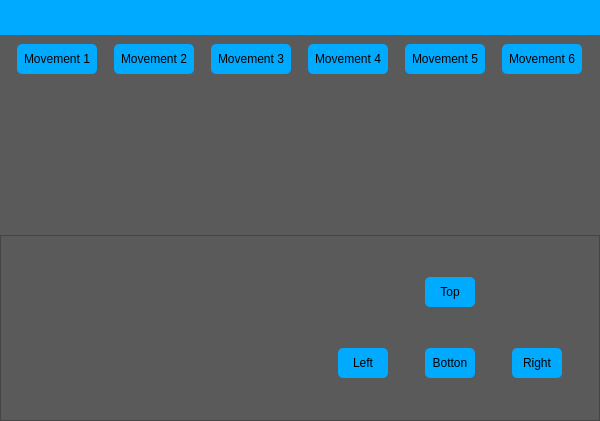
<?xml version="1.0" encoding="UTF-8"?>
<ui version="4.0">
 <class>MainWindow</class>
 <widget class="QMainWindow" name="MainWindow">
  <property name="geometry">
   <rect>
    <x>0</x>
    <y>0</y>
    <width>600</width>
    <height>421</height>
   </rect>
  </property>
  <property name="windowTitle">
   <string>MainWindow</string>
  </property>
  <widget class="QWidget" name="centralwidget">
   <property name="minimumSize">
    <size>
     <width>600</width>
     <height>400</height>
    </size>
   </property>
   <property name="maximumSize">
    <size>
     <width>16777215</width>
     <height>16777215</height>
    </size>
   </property>
   <layout class="QVBoxLayout" name="verticalLayout">
    <property name="spacing">
     <number>0</number>
    </property>
    <property name="leftMargin">
     <number>0</number>
    </property>
    <property name="topMargin">
     <number>0</number>
    </property>
    <property name="rightMargin">
     <number>0</number>
    </property>
    <property name="bottomMargin">
     <number>0</number>
    </property>
    <item>
     <widget class="QFrame" name="MainBar">
      <property name="maximumSize">
       <size>
        <width>16777215</width>
        <height>35</height>
       </size>
      </property>
      <property name="styleSheet">
       <string notr="true">background-color: rgb(0, 170, 255);</string>
      </property>
      <property name="frameShape">
       <enum>QFrame::NoFrame</enum>
      </property>
      <property name="frameShadow">
       <enum>QFrame::Raised</enum>
      </property>
      <layout class="QHBoxLayout" name="horizontalLayout_2">
       <property name="spacing">
        <number>0</number>
       </property>
       <property name="leftMargin">
        <number>0</number>
       </property>
       <property name="topMargin">
        <number>0</number>
       </property>
       <property name="rightMargin">
        <number>0</number>
       </property>
       <property name="bottomMargin">
        <number>0</number>
       </property>
      </layout>
     </widget>
    </item>
    <item>
     <widget class="QFrame" name="Enviroment">
      <property name="styleSheet">
       <string notr="true">background-color: rgb(0, 0, 0);</string>
      </property>
      <property name="frameShape">
       <enum>QFrame::NoFrame</enum>
      </property>
      <property name="frameShadow">
       <enum>QFrame::Raised</enum>
      </property>
      <layout class="QGridLayout" name="gridLayout_2">
       <property name="leftMargin">
        <number>0</number>
       </property>
       <property name="topMargin">
        <number>0</number>
       </property>
       <property name="rightMargin">
        <number>0</number>
       </property>
       <property name="bottomMargin">
        <number>0</number>
       </property>
       <property name="spacing">
        <number>0</number>
       </property>
       <item row="1" column="1">
        <widget class="QFrame" name="Controls">
         <property name="styleSheet">
          <string notr="true">background-color: rgb(90, 90, 90);</string>
         </property>
         <property name="frameShape">
          <enum>QFrame::StyledPanel</enum>
         </property>
         <property name="frameShadow">
          <enum>QFrame::Raised</enum>
         </property>
         <layout class="QGridLayout" name="gridLayout_3">
          <property name="leftMargin">
           <number>300</number>
          </property>
          <property name="topMargin">
           <number>0</number>
          </property>
          <property name="rightMargin">
           <number>0</number>
          </property>
          <property name="bottomMargin">
           <number>0</number>
          </property>
          <property name="spacing">
           <number>0</number>
          </property>
          <item row="1" column="0">
           <widget class="QPushButton" name="LeftButton">
            <property name="minimumSize">
             <size>
              <width>0</width>
              <height>30</height>
             </size>
            </property>
            <property name="maximumSize">
             <size>
              <width>50</width>
              <height>30</height>
             </size>
            </property>
            <property name="styleSheet">
             <string notr="true">QPushButton {
	background-color: rgb(0, 170, 255);
	border-radius: 5px;
}

QPushButton:hover {
	background-color: rgb(20, 190, 255);
}

QPushButton:pressed {
	background-color: rgb(0, 150, 235);
}</string>
            </property>
            <property name="text">
             <string>Left</string>
            </property>
           </widget>
          </item>
          <item row="0" column="1">
           <widget class="QPushButton" name="TopButton">
            <property name="minimumSize">
             <size>
              <width>0</width>
              <height>30</height>
             </size>
            </property>
            <property name="maximumSize">
             <size>
              <width>50</width>
              <height>16777215</height>
             </size>
            </property>
            <property name="styleSheet">
             <string notr="true">QPushButton {
	background-color: rgb(0, 170, 255);
	border-radius: 5px;
}

QPushButton:hover {
	background-color: rgb(20, 190, 255);
}

QPushButton:pressed {
	background-color: rgb(0, 150, 235);
}</string>
            </property>
            <property name="text">
             <string>Top</string>
            </property>
           </widget>
          </item>
          <item row="1" column="1">
           <widget class="QPushButton" name="BottonButton">
            <property name="minimumSize">
             <size>
              <width>0</width>
              <height>30</height>
             </size>
            </property>
            <property name="maximumSize">
             <size>
              <width>50</width>
              <height>30</height>
             </size>
            </property>
            <property name="styleSheet">
             <string notr="true">QPushButton {
	background-color: rgb(0, 170, 255);
	border-radius: 5px;
}

QPushButton:hover {
	background-color: rgb(20, 190, 255);
}

QPushButton:pressed {
	background-color: rgb(0, 150, 235);
}</string>
            </property>
            <property name="text">
             <string>Botton</string>
            </property>
           </widget>
          </item>
          <item row="1" column="2">
           <widget class="QPushButton" name="RightButton">
            <property name="minimumSize">
             <size>
              <width>0</width>
              <height>30</height>
             </size>
            </property>
            <property name="maximumSize">
             <size>
              <width>50</width>
              <height>30</height>
             </size>
            </property>
            <property name="styleSheet">
             <string notr="true">QPushButton {
	background-color: rgb(0, 170, 255);
	border-radius: 5px;
}

QPushButton:hover {
	background-color: rgb(20, 190, 255);
}

QPushButton:pressed {
	background-color: rgb(0, 150, 235);
}</string>
            </property>
            <property name="text">
             <string>Right</string>
            </property>
           </widget>
          </item>
         </layout>
        </widget>
       </item>
       <item row="0" column="1">
        <widget class="QFrame" name="Content">
         <property name="minimumSize">
          <size>
           <width>0</width>
           <height>50</height>
          </size>
         </property>
         <property name="maximumSize">
          <size>
           <width>16777215</width>
           <height>200</height>
          </size>
         </property>
         <property name="styleSheet">
          <string notr="true">background-color: rgb(90, 90, 90);</string>
         </property>
         <property name="frameShape">
          <enum>QFrame::NoFrame</enum>
         </property>
         <property name="frameShadow">
          <enum>QFrame::Raised</enum>
         </property>
         <layout class="QGridLayout" name="gridLayout">
          <property name="leftMargin">
           <number>0</number>
          </property>
          <property name="topMargin">
           <number>9</number>
          </property>
          <property name="rightMargin">
           <number>0</number>
          </property>
          <property name="bottomMargin">
           <number>200</number>
          </property>
          <property name="spacing">
           <number>0</number>
          </property>
          <item row="0" column="3">
           <widget class="QPushButton" name="Moviment_4">
            <property name="minimumSize">
             <size>
              <width>0</width>
              <height>30</height>
             </size>
            </property>
            <property name="maximumSize">
             <size>
              <width>80</width>
              <height>30</height>
             </size>
            </property>
            <property name="styleSheet">
             <string notr="true">QPushButton {
	background-color: rgb(0, 170, 255);
	border-radius: 5px;
}

QPushButton:hover {
	background-color: rgb(20, 190, 255);
}

QPushButton:pressed {
	background-color: rgb(0, 150, 235);
}</string>
            </property>
            <property name="text">
             <string>Movement 4</string>
            </property>
           </widget>
          </item>
          <item row="0" column="0">
           <widget class="QPushButton" name="Moviment_1">
            <property name="minimumSize">
             <size>
              <width>0</width>
              <height>30</height>
             </size>
            </property>
            <property name="maximumSize">
             <size>
              <width>80</width>
              <height>30</height>
             </size>
            </property>
            <property name="styleSheet">
             <string notr="true">QPushButton {
	background-color: rgb(0, 170, 255);
	border-radius: 5px;
}

QPushButton:hover {
	background-color: rgb(20, 190, 255);
}

QPushButton:pressed {
	background-color: rgb(0, 150, 235);
}</string>
            </property>
            <property name="text">
             <string>Movement 1</string>
            </property>
           </widget>
          </item>
          <item row="0" column="1">
           <widget class="QPushButton" name="Moviment_2">
            <property name="minimumSize">
             <size>
              <width>0</width>
              <height>30</height>
             </size>
            </property>
            <property name="maximumSize">
             <size>
              <width>80</width>
              <height>30</height>
             </size>
            </property>
            <property name="styleSheet">
             <string notr="true">QPushButton {
	background-color: rgb(0, 170, 255);
	border-radius: 5px;
}

QPushButton:hover {
	background-color: rgb(20, 190, 255);
}

QPushButton:pressed {
	background-color: rgb(0, 150, 235);
}</string>
            </property>
            <property name="text">
             <string>Movement 2</string>
            </property>
           </widget>
          </item>
          <item row="0" column="4">
           <widget class="QPushButton" name="Moviment_5">
            <property name="minimumSize">
             <size>
              <width>0</width>
              <height>30</height>
             </size>
            </property>
            <property name="maximumSize">
             <size>
              <width>80</width>
              <height>30</height>
             </size>
            </property>
            <property name="styleSheet">
             <string notr="true">QPushButton {
	background-color: rgb(0, 170, 255);
	border-radius: 5px;
}

QPushButton:hover {
	background-color: rgb(20, 190, 255);
}

QPushButton:pressed {
	background-color: rgb(0, 150, 235);
}</string>
            </property>
            <property name="text">
             <string>Movement 5</string>
            </property>
           </widget>
          </item>
          <item row="0" column="2">
           <widget class="QPushButton" name="Moviment_3">
            <property name="minimumSize">
             <size>
              <width>0</width>
              <height>30</height>
             </size>
            </property>
            <property name="maximumSize">
             <size>
              <width>80</width>
              <height>30</height>
             </size>
            </property>
            <property name="styleSheet">
             <string notr="true">QPushButton {
	background-color: rgb(0, 170, 255);
	border-radius: 5px;
}

QPushButton:hover {
	background-color: rgb(20, 190, 255);
}

QPushButton:pressed {
	background-color: rgb(0, 150, 235);
}</string>
            </property>
            <property name="text">
             <string>Movement 3</string>
            </property>
           </widget>
          </item>
          <item row="0" column="5">
           <widget class="QPushButton" name="Moviment_6">
            <property name="minimumSize">
             <size>
              <width>0</width>
              <height>30</height>
             </size>
            </property>
            <property name="maximumSize">
             <size>
              <width>80</width>
              <height>30</height>
             </size>
            </property>
            <property name="styleSheet">
             <string notr="true">QPushButton {
	background-color: rgb(0, 170, 255);
	border-radius: 5px;
}

QPushButton:hover {
	background-color: rgb(20, 190, 255);
}

QPushButton:pressed {
	background-color: rgb(0, 150, 235);
}</string>
            </property>
            <property name="text">
             <string>Movement 6</string>
            </property>
           </widget>
          </item>
         </layout>
        </widget>
       </item>
      </layout>
     </widget>
    </item>
   </layout>
  </widget>
  <widget class="QMenuBar" name="menubar">
   <property name="geometry">
    <rect>
     <x>0</x>
     <y>0</y>
     <width>600</width>
     <height>21</height>
    </rect>
   </property>
  </widget>
 </widget>
 <resources>
  <include location="../../../Desktop/Braço robótico/file_rc.qrc"/>
 </resources>
 <connections/>
</ui>
